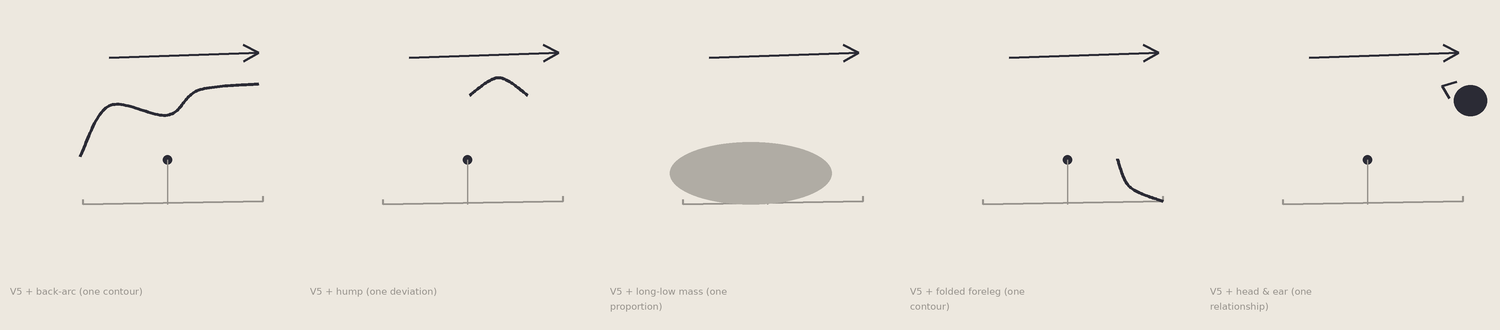

Here is the Python script that generated this plot:
"""A36 — The Structure That Returns. Begin at V5 (pure structure: a base, a centre of gravity, a
direction). Add exactly ONE thing back, five different ways, and watch what starts the calf
returning. Run it; do not predict."""
import numpy as np
from PIL import Image, ImageDraw, ImageFont
import textwrap
SS=3
PAPER=(237,232,223); INK=(43,43,53); MID=(150,146,140); WT=(176,172,164)
LM=dict(rumpground=(0.05,0.0), rumpback=(0.02,0.46), hip=(0.30,0.95), loin=(0.86,0.86),
 withers=(1.16,1.10), neckbase=(1.34,0.94), poll=(1.74,1.16), nose=(1.97,0.80),
 brisket=(1.13,0.10), bellymid=(0.80,0.13), bellyrear=(0.44,0.13), forehoof=(1.78,0.03),
 chest=(1.34,0.44), carpus=(1.46,0.17))
def cm(nodes,n=26):
    P=[np.array(p,float) for p in nodes]; P=([P[0]]+P+[P[-1]]); out=[]
    for i in range(1,len(P)-2):
        p0,p1,p2,p3=P[i-1],P[i],P[i+1],P[i+2]
        for t in np.linspace(0,1,n,endpoint=False):
            t2=t*t;t3=t2*t
            out.append(0.5*((2*p1)+(-p0+p2)*t+(2*p0-5*p1+4*p2-p3)*t2+(-p0+3*p1-3*p2+p3)*t3))
    out.append(P[-2]); return out
class Cm:
    def __init__(s,ox,oy,sc): s.ox,s.oy,s.sc=ox,oy,sc
    def __call__(s,k):
        x,y=LM[k] if isinstance(k,str) else k; return (s.ox+x*s.sc, s.oy-y*s.sc)
def line(d,pts,col=INK,w=2.6): d.line([(int(p[0]*SS),int(p[1]*SS)) for p in pts],fill=col,width=max(1,int(w*SS)),joint="curve")
def ell(d,c,rx,ry,col,fill=True,w=2):
    bb=[int((c[0]-rx)*SS),int((c[1]-ry)*SS),int((c[0]+rx)*SS),int((c[1]+ry)*SS)]
    d.ellipse(bb,fill=col) if fill else d.ellipse(bb,outline=col,width=max(1,int(w*SS)))
def dot(d,c,r,col=INK): ell(d,c,r,r,col)

def base_V5(d,P,sc):  # pure structure: base of support, centre of gravity, a direction
    b=[P('forehoof'),P('rumpground')]; line(d,b,col=MID,w=2.0)
    for e in b: line(d,[e,(e[0],e[1]-0.05*sc)],col=MID,w=2.0)
    cog=(P('bellymid')[0]+0.06*sc,P('bellymid')[1]-0.30*sc); dot(d,cog,0.045*sc,INK)
    line(d,[cog,(cog[0],P('rumpground')[1])],col=MID,w=1.4)
    a=(P('hip')[0],P('hip')[1]-0.46*sc); bb=(P('poll')[0],P('poll')[1]-0.30*sc)
    line(d,[a,bb],INK,2.6); u=np.array(bb)-np.array(a); u=u/(np.hypot(*u)+1e-9); nn=np.array([-u[1],u[0]]); tip=np.array(bb)
    line(d,[tip,tip-u*0.15*sc+nn*0.08*sc],INK,2.6); line(d,[tip,tip-u*0.15*sc-nn*0.08*sc],INK,2.6)

def add_backarc(d,P,sc):
    line(d,cm([P('poll'),P('withers'),P('loin'),P('hip'),P('rumpback')]),w=3.0)
def add_hump(d,P,sc):     # one deviation, alone (a bump where the withers would be, on nothing)
    w=P('withers'); line(d,cm([(w[0]-0.28*sc,w[1]+0.05*sc),(w[0],w[1]-0.12*sc),(w[0]+0.28*sc,w[1]+0.05*sc)]),w=3.0)
def add_proportion(d,P,sc):  # one proportion: a long, low mass (cattle barrel) on the base
    ell(d,P((0.70,0.30)),0.78*sc,0.30*sc,WT)
def add_foreleg(d,P,sc):
    line(d,cm([P('chest'),P('carpus'),P('forehoof')]),w=3.0)
def add_head(d,P,sc):     # one relationship: the head at the front of the direction
    h=P((1.85,1.0)); ell(d,h,0.16*sc,0.15*sc,INK)
    p=P('poll'); line(d,[(p[0]-0.02*sc,p[1]-0.02*sc),(p[0]-0.16*sc,p[1]+0.02*sc),(p[0]-0.09*sc,p[1]+0.14*sc)],w=2.6)  # ear

VERSIONS=[
 ("V5 + back-arc (one contour)", add_backarc),
 ("V5 + hump (one deviation)",   add_hump),
 ("V5 + long-low mass (one proportion)", add_proportion),
 ("V5 + folded foreleg (one contour)", add_foreleg),
 ("V5 + head & ear (one relationship)", add_head),
]
def render(path):
    cols=5; cw,ch=300,330; W,H=cols*cw,ch
    img=Image.new("RGB",(W*SS,H*SS),PAPER); d=ImageDraw.Draw(img)
    try: font=ImageFont.truetype('/usr/share/fonts/truetype/dejavu/DejaVuSans.ttf',int(9.5*SS))
    except: font=ImageFont.load_default()
    for i,(name,fn) in enumerate(VERSIONS):
        P=Cm(i*cw+cw*0.26, ch*0.62, 104)
        base_V5(d,P,104); fn(d,P,104)
        for j,ln in enumerate(textwrap.wrap(name,30)):
            d.text((int((i*cw+10)*SS),int((ch-44+j*15)*SS)),ln,fill=MID,font=font)
    img=img.resize((W,H),Image.LANCZOS); img.save(path); print("saved",path)
if __name__=="__main__":
    render("/sessions/wizardly-stoic-cerf/mnt/hessentials/illustration/loomis/sketch201_u5_a36_structure_returns.png")
